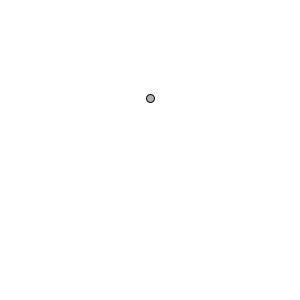
Frame 1 (no input)
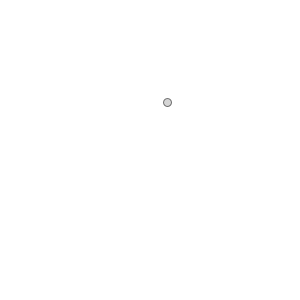
Frame 60 (the mouse pressed at the canvas centre just before this capture)
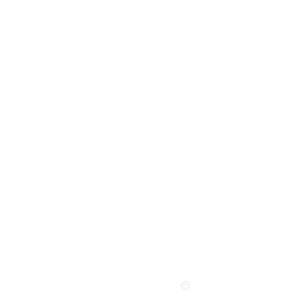
Frame 120 (the mouse held since frame 60 and released just before this capture)

The Processing sketch that drew these frames (run headless with seeded random() and noise(); from frame 60 on, the mouse is pressed at the canvas centre):

// Processing sketch: Particle101
// ── Particle101.pde
Particle p;

void setup() {
    size(300, 300);
    p = new Particle(new PVector(width / 2, height / 3));
}

void draw() {
    background(255);
    p.run();
}

// ── Particle.pde
class Particle {
    PVector location;
    PVector velocity;
    PVector acceleration;
    float lifespan;
    
    Particle(PVector _location) {
        location = _location.get();
        acceleration = new PVector(0, 0.05);
        velocity = new PVector(random( -1, 1), random( -2, 0));
        lifespan = 255;
    }
    
    void run() {
        update();
        display();
    }
    
    void update() {
        velocity.add(acceleration);
        location.add(velocity);
        lifespan -= 2;
    }
    
    void display() {
        stroke(0, lifespan);
        fill(175, lifespan);
        ellipse(location.x, location.y, 8, 8);
    }
}
